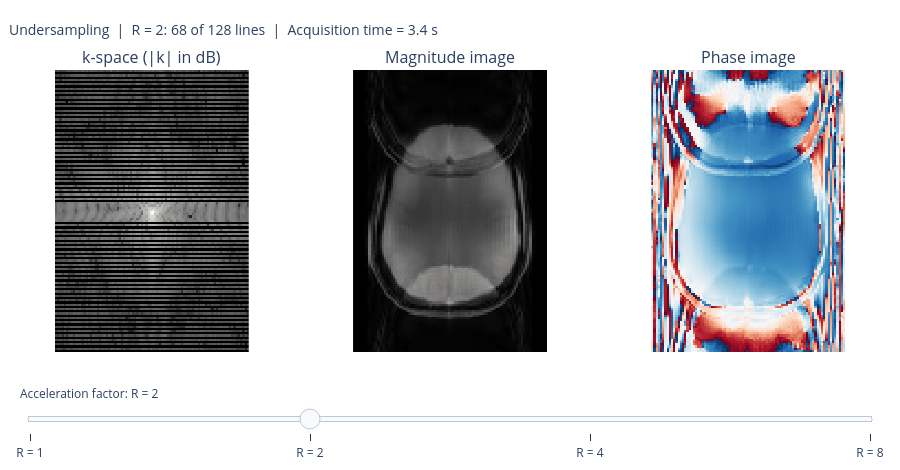

The notebook cell saved with this chart:
### Code cell
#| label: figUndersampling
# Undersampling of the real k-space: one line in R + fully sampled centre (ACS), zero-filled
kspace = np.load("../data/kspace_combined.npy")
ny, nx = kspace.shape
TR = 0.05                                     # s, one ky line per TR
N_ACS = max(8, ny // 16)                      # central lines always acquired (ACS)
Rs, DEFAULT = [1, 2, 4, 8], 1                 # slider values, index shown first

def k2i(k):
    return np.fft.fftshift(np.fft.ifft2(np.fft.ifftshift(k)))

def sampling_lines(R=1):
    """Keep one ky line in R, plus the ACS block at the centre."""
    if R == 1:
        return np.arange(ny)
    regular = np.arange((ny // 2) % R, ny, R)
    center = np.arange(ny // 2 - N_ACS // 2, ny // 2 + N_ACS // 2)
    return np.union1d(regular, center)

# Fixed display windows, so all R are shown on the same scale
kabs_max = np.abs(kspace).max()
vmax = np.abs(k2i(kspace)).max()
K_DB_MIN = max(-127, int(np.floor(20 * np.log10(np.abs(kspace)[np.abs(kspace) > 0].min() / kabs_max))))

def kspace_db(k):
    with np.errstate(divide="ignore"):
        db = 20 * np.log10(np.abs(k) / kabs_max)
    return np.clip(np.nan_to_num(db, neginf=-128), -128, 0).round().astype(np.int8)

# Light web page: images shown at <= 128 px; k-space keeps every ky line so skipped lines stay visible
step = max(1, int(np.ceil(max(ny, nx) / 128)))
x_c, y_c = np.arange(0, nx, step), np.arange(0, ny, step)
kx_c, ky_c = np.arange(0, nx, step) - nx // 2, np.arange(ny) - ny // 2

fig = make_subplots(rows=1, cols=3, horizontal_spacing=0.04,
                    subplot_titles=["k-space (|k| in dB)", "Magnitude image", "Phase image"])
titles = []
for i, R in enumerate(Rs):
    lines = sampling_lines(R)
    k = np.zeros_like(kspace)
    k[lines] = kspace[lines]                  # zero-filling: skipped lines stay at 0
    img = k2i(k)
    show = (i == DEFAULT)
    fig.add_trace(go.Heatmap(z=kspace_db(k)[:, ::step], x=kx_c, y=ky_c, colorscale="gray",
                             zmin=K_DB_MIN, zmax=0, showscale=False, visible=show,
                             hovertemplate="kx = %{x}, ky = %{y}<br>|k| = %{z} dB<extra></extra>"), 1, 1)
    fig.add_trace(go.Heatmap(z=np.round(100 * np.abs(img[::step, ::step]) / vmax).astype(np.uint8),
                             x=x_c, y=y_c, colorscale="gray", zmin=0, zmax=100, showscale=False,
                             visible=show,
                             hovertemplate="x = %{x}, y = %{y}<br>magnitude = %{z} % of max<extra></extra>"), 1, 2)
    fig.add_trace(go.Heatmap(z=np.round(np.degrees(np.angle(img[::step, ::step]))).astype(np.int16),
                             x=x_c, y=y_c, colorscale="RdBu_r", zmin=-180, zmax=180, showscale=False,
                             visible=show,
                             hovertemplate="x = %{x}, y = %{y}<br>phase = %{z}°<extra></extra>"), 1, 3)
    titles.append(f"Undersampling  |  R = {R}: {len(lines)} of {ny} lines  |  "
                  f"Acquisition time = {len(lines) * TR:.1f} s")

steps = []
for i, R in enumerate(Rs):
    vis = [False] * len(fig.data)
    vis[3 * i:3 * i + 3] = [True] * 3
    steps.append(dict(method="update", label=f"R = {R}",
                      args=[{"visible": vis}, {"title.text": titles[i]}]))

fig.update_xaxes(showticklabels=False, showgrid=False, constrain="domain")
for c, ax in zip([1, 2, 3], ["x", "x2", "x3"]):
    fig.update_yaxes(showticklabels=False, showgrid=False, autorange="reversed",
                     constrain="domain", scaleanchor=ax, row=1, col=c)
fig.update_layout(title=dict(text=titles[DEFAULT], font=dict(size=14), x=0.01),
                  sliders=[dict(active=DEFAULT, steps=steps, pad={"t": 30},
                                currentvalue={"prefix": "Acceleration factor: "})],
                  template="plotly_white", height=470, margin=dict(l=20, r=20, t=70, b=20))
fig

### Figure 1 — Plotly figure (JSON) as saved in the notebook; plotly's stock layout.template omitted (floating-point values rounded to 4 significant figures; data arrays with more than 128 entries replaced by an {"elided": "..."} marker saying what was removed)
{"data": [{"colorscale": [[0, "rgb(0, 0, 0)"], [0.09091, "rgb(16, 16, 16)"], [0.1818, "rgb(38, 38, 38)"], [0.2727, "rgb(59, 59, 59)"], [0.3636, "rgb(81, 80, 80)"], [0.4545, "rgb(102, 101, 101)"], [0.5455, "rgb(124, 123, 122)"], [0.6364, "rgb(146, 146, 145)"], [0.7273, "rgb(171, 171, 170)"], [0.8182, "rgb(197, 197, 195)"], [0.9091, "rgb(224, 224, 223)"], [1, "rgb(254, 254, 253)"]], "hovertemplate": "kx = %{x}, ky = %{y}<br>|k| = %{z} dB<extra></extra>", "showscale": false, "type": "heatmap", "visible": false, "x": [-44, -43, -42, -41, -40, -39, -38, -37, -36, -35, -34, -33, -32, -31, -30, -29, -28, -27, -26, -25, -24, -23, -22, -21, -20, -19, -18, -17, -16, -15, -14, -13, -12, -11, -10, -9, -8, -7, -6, -5, -4, -3, -2, -1, 0, 1, 2, 3, 4, 5, 6, 7, 8, 9, 10, 11, 12, 13, 14, 15, 16, 17, 18, 19, 20, 21, 22, 23, 24, 25, 26, 27, 28, 29, 30, 31, 32, 33, 34, 35, 36, 37, 38, 39, 40, 41, 42, 43], "xaxis": "x", "y": [-64, -63, -62, -61, -60, -59, -58, -57, -56, -55, -54, -53, -52, -51, -50, -49, -48, -47, -46, -45, -44, -43, -42, -41, -40, -39, -38, -37, -36, -35, -34, -33, -32, -31, -30, -29, -28, -27, -26, -25, -24, -23, -22, -21, -20, -19, -18, -17, -16, -15, -14, -13, -12, -11, -10, -9, -8, -7, -6, -5, -4, -3, -2, -1, 0, 1, 2, 3, 4, 5, 6, 7, 8, 9, 10, 11, 12, 13, 14, 15, 16, 17, 18, 19, 20, 21, 22, 23, 24, 25, 26, 27, 28, 29, 30, 31, 32, 33, 34, 35, 36, 37, 38, 39, 40, 41, 42, 43, 44, 45, 46, 47, 48, 49, 50, 51, 52, 53, 54, 55, 56, 57, 58, 59, 60, 61, 62, 63], "yaxis": "y", "z": {"elided": "128x88 int values"}, "zmax": 0, "zmin": -90}, {"colorscale": [[0, "rgb(0, 0, 0)"], [0.09091, "rgb(16, 16, 16)"], [0.1818, "rgb(38, 38, 38)"], [0.2727, "rgb(59, 59, 59)"], [0.3636, "rgb(81, 80, 80)"], [0.4545, "rgb(102, 101, 101)"], [0.5455, "rgb(124, 123, 122)"], [0.6364, "rgb(146, 146, 145)"], [0.7273, "rgb(171, 171, 170)"], [0.8182, "rgb(197, 197, 195)"], [0.9091, "rgb(224, 224, 223)"], [1, "rgb(254, 254, 253)"]], "hovertemplate": "x = %{x}, y = %{y}<br>magnitude = %{z} % of max<extra></extra>", "showscale": false, "type": "heatmap", "visible": false, "x": [0, 1, 2, 3, 4, 5, 6, 7, 8, 9, 10, 11, 12, 13, 14, 15, 16, 17, 18, 19, 20, 21, 22, 23, 24, 25, 26, 27, 28, 29, 30, 31, 32, 33, 34, 35, 36, 37, 38, 39, 40, 41, 42, 43, 44, 45, 46, 47, 48, 49, 50, 51, 52, 53, 54, 55, 56, 57, 58, 59, 60, 61, 62, 63, 64, 65, 66, 67, 68, 69, 70, 71, 72, 73, 74, 75, 76, 77, 78, 79, 80, 81, 82, 83, 84, 85, 86, 87], "xaxis": "x2", "y": [0, 1, 2, 3, 4, 5, 6, 7, 8, 9, 10, 11, 12, 13, 14, 15, 16, 17, 18, 19, 20, 21, 22, 23, 24, 25, 26, 27, 28, 29, 30, 31, 32, 33, 34, 35, 36, 37, 38, 39, 40, 41, 42, 43, 44, 45, 46, 47, 48, 49, 50, 51, 52, 53, 54, 55, 56, 57, 58, 59, 60, 61, 62, 63, 64, 65, 66, 67, 68, 69, 70, 71, 72, 73, 74, 75, 76, 77, 78, 79, 80, 81, 82, 83, 84, 85, 86, 87, 88, 89, 90, 91, 92, 93, 94, 95, 96, 97, 98, 99, 100, 101, 102, 103, 104, 105, 106, 107, 108, 109, 110, 111, 112, 113, 114, 115, 116, 117, 118, 119, 120, 121, 122, 123, 124, 125, 126, 127], "yaxis": "y2", "z": {"elided": "128x88 int values"}, "zmax": 100, "zmin": 0}, {"colorscale": [[0, "rgb(5,48,97)"], [0.1, "rgb(33,102,172)"], [0.2, "rgb(67,147,195)"], [0.3, "rgb(146,197,222)"], [0.4, "rgb(209,229,240)"], [0.5, "rgb(247,247,247)"], [0.6, "rgb(253,219,199)"], [0.7, "rgb(244,165,130)"], [0.8, "rgb(214,96,77)"], [0.9, "rgb(178,24,43)"], [1, "rgb(103,0,31)"]], "hovertemplate": "x = %{x}, y = %{y}<br>phase = %{z}°<extra></extra>", "showscale": false, "type": "heatmap", "visible": false, "x": [0, 1, 2, 3, 4, 5, 6, 7, 8, 9, 10, 11, 12, 13, 14, 15, 16, 17, 18, 19, 20, 21, 22, 23, 24, 25, 26, 27, 28, 29, 30, 31, 32, 33, 34, 35, 36, 37, 38, 39, 40, 41, 42, 43, 44, 45, 46, 47, 48, 49, 50, 51, 52, 53, 54, 55, 56, 57, 58, 59, 60, 61, 62, 63, 64, 65, 66, 67, 68, 69, 70, 71, 72, 73, 74, 75, 76, 77, 78, 79, 80, 81, 82, 83, 84, 85, 86, 87], "xaxis": "x3", "y": [0, 1, 2, 3, 4, 5, 6, 7, 8, 9, 10, 11, 12, 13, 14, 15, 16, 17, 18, 19, 20, 21, 22, 23, 24, 25, 26, 27, 28, 29, 30, 31, 32, 33, 34, 35, 36, 37, 38, 39, 40, 41, 42, 43, 44, 45, 46, 47, 48, 49, 50, 51, 52, 53, 54, 55, 56, 57, 58, 59, 60, 61, 62, 63, 64, 65, 66, 67, 68, 69, 70, 71, 72, 73, 74, 75, 76, 77, 78, 79, 80, 81, 82, 83, 84, 85, 86, 87, 88, 89, 90, 91, 92, 93, 94, 95, 96, 97, 98, 99, 100, 101, 102, 103, 104, 105, 106, 107, 108, 109, 110, 111, 112, 113, 114, 115, 116, 117, 118, 119, 120, 121, 122, 123, 124, 125, 126, 127], "yaxis": "y3", "z": {"elided": "128x88 int values"}, "zmax": 180, "zmin": -180}, {"colorscale": [[0, "rgb(0, 0, 0)"], [0.09091, "rgb(16, 16, 16)"], [0.1818, "rgb(38, 38, 38)"], [0.2727, "rgb(59, 59, 59)"], [0.3636, "rgb(81, 80, 80)"], [0.4545, "rgb(102, 101, 101)"], [0.5455, "rgb(124, 123, 122)"], [0.6364, "rgb(146, 146, 145)"], [0.7273, "rgb(171, 171, 170)"], [0.8182, "rgb(197, 197, 195)"], [0.9091, "rgb(224, 224, 223)"], [1, "rgb(254, 254, 253)"]], "hovertemplate": "kx = %{x}, ky = %{y}<br>|k| = %{z} dB<extra></extra>", "showscale": false, "type": "heatmap", "visible": true, "x": [-44, -43, -42, -41, -40, -39, -38, -37, -36, -35, -34, -33, -32, -31, -30, -29, -28, -27, -26, -25, -24, -23, -22, -21, -20, -19, -18, -17, -16, -15, -14, -13, -12, -11, -10, -9, -8, -7, -6, -5, -4, -3, -2, -1, 0, 1, 2, 3, 4, 5, 6, 7, 8, 9, 10, 11, 12, 13, 14, 15, 16, 17, 18, 19, 20, 21, 22, 23, 24, 25, 26, 27, 28, 29, 30, 31, 32, 33, 34, 35, 36, 37, 38, 39, 40, 41, 42, 43], "xaxis": "x", "y": [-64, -63, -62, -61, -60, -59, -58, -57, -56, -55, -54, -53, -52, -51, -50, -49, -48, -47, -46, -45, -44, -43, -42, -41, -40, -39, -38, -37, -36, -35, -34, -33, -32, -31, -30, -29, -28, -27, -26, -25, -24, -23, -22, -21, -20, -19, -18, -17, -16, -15, -14, -13, -12, -11, -10, -9, -8, -7, -6, -5, -4, -3, -2, -1, 0, 1, 2, 3, 4, 5, 6, 7, 8, 9, 10, 11, 12, 13, 14, 15, 16, 17, 18, 19, 20, 21, 22, 23, 24, 25, 26, 27, 28, 29, 30, 31, 32, 33, 34, 35, 36, 37, 38, 39, 40, 41, 42, 43, 44, 45, 46, 47, 48, 49, 50, 51, 52, 53, 54, 55, 56, 57, 58, 59, 60, 61, 62, 63], "yaxis": "y", "z": {"elided": "128x88 int values"}, "zmax": 0, "zmin": -90}, {"colorscale": [[0, "rgb(0, 0, 0)"], [0.09091, "rgb(16, 16, 16)"], [0.1818, "rgb(38, 38, 38)"], [0.2727, "rgb(59, 59, 59)"], [0.3636, "rgb(81, 80, 80)"], [0.4545, "rgb(102, 101, 101)"], [0.5455, "rgb(124, 123, 122)"], [0.6364, "rgb(146, 146, 145)"], [0.7273, "rgb(171, 171, 170)"], [0.8182, "rgb(197, 197, 195)"], [0.9091, "rgb(224, 224, 223)"], [1, "rgb(254, 254, 253)"]], "hovertemplate": "x = %{x}, y = %{y}<br>magnitude = %{z} % of max<extra></extra>", "showscale": false, "type": "heatmap", "visible": true, "x": [0, 1, 2, 3, 4, 5, 6, 7, 8, 9, 10, 11, 12, 13, 14, 15, 16, 17, 18, 19, 20, 21, 22, 23, 24, 25, 26, 27, 28, 29, 30, 31, 32, 33, 34, 35, 36, 37, 38, 39, 40, 41, 42, 43, 44, 45, 46, 47, 48, 49, 50, 51, 52, 53, 54, 55, 56, 57, 58, 59, 60, 61, 62, 63, 64, 65, 66, 67, 68, 69, 70, 71, 72, 73, 74, 75, 76, 77, 78, 79, 80, 81, 82, 83, 84, 85, 86, 87], "xaxis": "x2", "y": [0, 1, 2, 3, 4, 5, 6, 7, 8, 9, 10, 11, 12, 13, 14, 15, 16, 17, 18, 19, 20, 21, 22, 23, 24, 25, 26, 27, 28, 29, 30, 31, 32, 33, 34, 35, 36, 37, 38, 39, 40, 41, 42, 43, 44, 45, 46, 47, 48, 49, 50, 51, 52, 53, 54, 55, 56, 57, 58, 59, 60, 61, 62, 63, 64, 65, 66, 67, 68, 69, 70, 71, 72, 73, 74, 75, 76, 77, 78, 79, 80, 81, 82, 83, 84, 85, 86, 87, 88, 89, 90, 91, 92, 93, 94, 95, 96, 97, 98, 99, 100, 101, 102, 103, 104, 105, 106, 107, 108, 109, 110, 111, 112, 113, 114, 115, 116, 117, 118, 119, 120, 121, 122, 123, 124, 125, 126, 127], "yaxis": "y2", "z": {"elided": "128x88 int values"}, "zmax": 100, "zmin": 0}, {"colorscale": [[0, "rgb(5,48,97)"], [0.1, "rgb(33,102,172)"], [0.2, "rgb(67,147,195)"], [0.3, "rgb(146,197,222)"], [0.4, "rgb(209,229,240)"], [0.5, "rgb(247,247,247)"], [0.6, "rgb(253,219,199)"], [0.7, "rgb(244,165,130)"], [0.8, "rgb(214,96,77)"], [0.9, "rgb(178,24,43)"], [1, "rgb(103,0,31)"]], "hovertemplate": "x = %{x}, y = %{y}<br>phase = %{z}°<extra></extra>", "showscale": false, "type": "heatmap", "visible": true, "x": [0, 1, 2, 3, 4, 5, 6, 7, 8, 9, 10, 11, 12, 13, 14, 15, 16, 17, 18, 19, 20, 21, 22, 23, 24, 25, 26, 27, 28, 29, 30, 31, 32, 33, 34, 35, 36, 37, 38, 39, 40, 41, 42, 43, 44, 45, 46, 47, 48, 49, 50, 51, 52, 53, 54, 55, 56, 57, 58, 59, 60, 61, 62, 63, 64, 65, 66, 67, 68, 69, 70, 71, 72, 73, 74, 75, 76, 77, 78, 79, 80, 81, 82, 83, 84, 85, 86, 87], "xaxis": "x3", "y": [0, 1, 2, 3, 4, 5, 6, 7, 8, 9, 10, 11, 12, 13, 14, 15, 16, 17, 18, 19, 20, 21, 22, 23, 24, 25, 26, 27, 28, 29, 30, 31, 32, 33, 34, 35, 36, 37, 38, 39, 40, 41, 42, 43, 44, 45, 46, 47, 48, 49, 50, 51, 52, 53, 54, 55, 56, 57, 58, 59, 60, 61, 62, 63, 64, 65, 66, 67, 68, 69, 70, 71, 72, 73, 74, 75, 76, 77, 78, 79, 80, 81, 82, 83, 84, 85, 86, 87, 88, 89, 90, 91, 92, 93, 94, 95, 96, 97, 98, 99, 100, 101, 102, 103, 104, 105, 106, 107, 108, 109, 110, 111, 112, 113, 114, 115, 116, 117, 118, 119, 120, 121, 122, 123, 124, 125, 126, 127], "yaxis": "y3", "z": {"elided": "128x88 int values"}, "zmax": 180, "zmin": -180}, {"colorscale": [[0, "rgb(0, 0, 0)"], [0.09091, "rgb(16, 16, 16)"], [0.1818, "rgb(38, 38, 38)"], [0.2727, "rgb(59, 59, 59)"], [0.3636, "rgb(81, 80, 80)"], [0.4545, "rgb(102, 101, 101)"], [0.5455, "rgb(124, 123, 122)"], [0.6364, "rgb(146, 146, 145)"], [0.7273, "rgb(171, 171, 170)"], [0.8182, "rgb(197, 197, 195)"], [0.9091, "rgb(224, 224, 223)"], [1, "rgb(254, 254, 253)"]], "hovertemplate": "kx = %{x}, ky = %{y}<br>|k| = %{z} dB<extra></extra>", "showscale": false, "type": "heatmap", "visible": false, "x": [-44, -43, -42, -41, -40, -39, -38, -37, -36, -35, -34, -33, -32, -31, -30, -29, -28, -27, -26, -25, -24, -23, -22, -21, -20, -19, -18, -17, -16, -15, -14, -13, -12, -11, -10, -9, -8, -7, -6, -5, -4, -3, -2, -1, 0, 1, 2, 3, 4, 5, 6, 7, 8, 9, 10, 11, 12, 13, 14, 15, 16, 17, 18, 19, 20, 21, 22, 23, 24, 25, 26, 27, 28, 29, 30, 31, 32, 33, 34, 35, 36, 37, 38, 39, 40, 41, 42, 43], "xaxis": "x", "y": [-64, -63, -62, -61, -60, -59, -58, -57, -56, -55, -54, -53, -52, -51, -50, -49, -48, -47, -46, -45, -44, -43, -42, -41, -40, -39, -38, -37, -36, -35, -34, -33, -32, -31, -30, -29, -28, -27, -26, -25, -24, -23, -22, -21, -20, -19, -18, -17, -16, -15, -14, -13, -12, -11, -10, -9, -8, -7, -6, -5, -4, -3, -2, -1, 0, 1, 2, 3, 4, 5, 6, 7, 8, 9, 10, 11, 12, 13, 14, 15, 16, 17, 18, 19, 20, 21, 22, 23, 24, 25, 26, 27, 28, 29, 30, 31, 32, 33, 34, 35, 36, 37, 38, 39, 40, 41, 42, 43, 44, 45, 46, 47, 48, 49, 50, 51, 52, 53, 54, 55, 56, 57, 58, 59, 60, 61, 62, 63], "yaxis": "y", "z": {"elided": "128x88 int values"}, "zmax": 0, "zmin": -90}, {"colorscale": [[0, "rgb(0, 0, 0)"], [0.09091, "rgb(16, 16, 16)"], [0.1818, "rgb(38, 38, 38)"], [0.2727, "rgb(59, 59, 59)"], [0.3636, "rgb(81, 80, 80)"], [0.4545, "rgb(102, 101, 101)"], [0.5455, "rgb(124, 123, 122)"], [0.6364, "rgb(146, 146, 145)"], [0.7273, "rgb(171, 171, 170)"], [0.8182, "rgb(197, 197, 195)"], [0.9091, "rgb(224, 224, 223)"], [1, "rgb(254, 254, 253)"]], "hovertemplate": "x = %{x}, y = %{y}<br>magnitude = %{z} % of max<extra></extra>", "showscale": false, "type": "heatmap", "visible": false, "x": [0, 1, 2, 3, 4, 5, 6, 7, 8, 9, 10, 11, 12, 13, 14, 15, 16, 17, 18, 19, 20, 21, 22, 23, 24, 25, 26, 27, 28, 29, 30, 31, 32, 33, 34, 35, 36, 37, 38, 39, 40, 41, 42, 43, 44, 45, 46, 47, 48, 49, 50, 51, 52, 53, 54, 55, 56, 57, 58, 59, 60, 61, 62, 63, 64, 65, 66, 67, 68, 69, 70, 71, 72, 73, 74, 75, 76, 77, 78, 79, 80, 81, 82, 83, 84, 85, 86, 87], "xaxis": "x2", "y": [0, 1, 2, 3, 4, 5, 6, 7, 8, 9, 10, 11, 12, 13, 14, 15, 16, 17, 18, 19, 20, 21, 22, 23, 24, 25, 26, 27, 28, 29, 30, 31, 32, 33, 34, 35, 36, 37, 38, 39, 40, 41, 42, 43, 44, 45, 46, 47, 48, 49, 50, 51, 52, 53, 54, 55, 56, 57, 58, 59, 60, 61, 62, 63, 64, 65, 66, 67, 68, 69, 70, 71, 72, 73, 74, 75, 76, 77, 78, 79, 80, 81, 82, 83, 84, 85, 86, 87, 88, 89, 90, 91, 92, 93, 94, 95, 96, 97, 98, 99, 100, 101, 102, 103, 104, 105, 106, 107, 108, 109, 110, 111, 112, 113, 114, 115, 116, 117, 118, 119, 120, 121, 122, 123, 124, 125, 126, 127], "yaxis": "y2", "z": {"elided": "128x88 int values"}, "zmax": 100, "zmin": 0}, {"colorscale": [[0, "rgb(5,48,97)"], [0.1, "rgb(33,102,172)"], [0.2, "rgb(67,147,195)"], [0.3, "rgb(146,197,222)"], [0.4, "rgb(209,229,240)"], [0.5, "rgb(247,247,247)"], [0.6, "rgb(253,219,199)"], [0.7, "rgb(244,165,130)"], [0.8, "rgb(214,96,77)"], [0.9, "rgb(178,24,43)"], [1, "rgb(103,0,31)"]], "hovertemplate": "x = %{x}, y = %{y}<br>phase = %{z}°<extra></extra>", "showscale": false, "type": "heatmap", "visible": false, "x": [0, 1, 2, 3, 4, 5, 6, 7, 8, 9, 10, 11, 12, 13, 14, 15, 16, 17, 18, 19, 20, 21, 22, 23, 24, 25, 26, 27, 28, 29, 30, 31, 32, 33, 34, 35, 36, 37, 38, 39, 40, 41, 42, 43, 44, 45, 46, 47, 48, 49, 50, 51, 52, 53, 54, 55, 56, 57, 58, 59, 60, 61, 62, 63, 64, 65, 66, 67, 68, 69, 70, 71, 72, 73, 74, 75, 76, 77, 78, 79, 80, 81, 82, 83, 84, 85, 86, 87], "xaxis": "x3", "y": [0, 1, 2, 3, 4, 5, 6, 7, 8, 9, 10, 11, 12, 13, 14, 15, 16, 17, 18, 19, 20, 21, 22, 23, 24, 25, 26, 27, 28, 29, 30, 31, 32, 33, 34, 35, 36, 37, 38, 39, 40, 41, 42, 43, 44, 45, 46, 47, 48, 49, 50, 51, 52, 53, 54, 55, 56, 57, 58, 59, 60, 61, 62, 63, 64, 65, 66, 67, 68, 69, 70, 71, 72, 73, 74, 75, 76, 77, 78, 79, 80, 81, 82, 83, 84, 85, 86, 87, 88, 89, 90, 91, 92, 93, 94, 95, 96, 97, 98, 99, 100, 101, 102, 103, 104, 105, 106, 107, 108, 109, 110, 111, 112, 113, 114, 115, 116, 117, 118, 119, 120, 121, 122, 123, 124, 125, 126, 127], "yaxis": "y3", "z": {"elided": "128x88 int values"}, "zmax": 180, "zmin": -180}, {"colorscale": [[0, "rgb(0, 0, 0)"], [0.09091, "rgb(16, 16, 16)"], [0.1818, "rgb(38, 38, 38)"], [0.2727, "rgb(59, 59, 59)"], [0.3636, "rgb(81, 80, 80)"], [0.4545, "rgb(102, 101, 101)"], [0.5455, "rgb(124, 123, 122)"], [0.6364, "rgb(146, 146, 145)"], [0.7273, "rgb(171, 171, 170)"], [0.8182, "rgb(197, 197, 195)"], [0.9091, "rgb(224, 224, 223)"], [1, "rgb(254, 254, 253)"]], "hovertemplate": "kx = %{x}, ky = %{y}<br>|k| = %{z} dB<extra></extra>", "showscale": false, "type": "heatmap", "visible": false, "x": [-44, -43, -42, -41, -40, -39, -38, -37, -36, -35, -34, -33, -32, -31, -30, -29, -28, -27, -26, -25, -24, -23, -22, -21, -20, -19, -18, -17, -16, -15, -14, -13, -12, -11, -10, -9, -8, -7, -6, -5, -4, -3, -2, -1, 0, 1, 2, 3, 4, 5, 6, 7, 8, 9, 10, 11, 12, 13, 14, 15, 16, 17, 18, 19, 20, 21, 22, 23, 24, 25, 26, 27, 28, 29, 30, 31, 32, 33, 34, 35, 36, 37, 38, 39, 40, 41, 42, 43], "xaxis": "x", "y": [-64, -63, -62, -61, -60, -59, -58, -57, -56, -55, -54, -53, -52, -51, -50, -49, -48, -47, -46, -45, -44, -43, -42, -41, -40, -39, -38, -37, -36, -35, -34, -33, -32, -31, -30, -29, -28, -27, -26, -25, -24, -23, -22, -21, -20, -19, -18, -17, -16, -15, -14, -13, -12, -11, -10, -9, -8, -7, -6, -5, -4, -3, -2, -1, 0, 1, 2, 3, 4, 5, 6, 7, 8, 9, 10, 11, 12, 13, 14, 15, 16, 17, 18, 19, 20, 21, 22, 23, 24, 25, 26, 27, 28, 29, 30, 31, 32, 33, 34, 35, 36, 37, 38, 39, 40, 41, 42, 43, 44, 45, 46, 47, 48, 49, 50, 51, 52, 53, 54, 55, 56, 57, 58, 59, 60, 61, 62, 63], "yaxis": "y", "z": {"elided": "128x88 int values"}, "zmax": 0, "zmin": -90}, {"colorscale": [[0, "rgb(0, 0, 0)"], [0.09091, "rgb(16, 16, 16)"], [0.1818, "rgb(38, 38, 38)"], [0.2727, "rgb(59, 59, 59)"], [0.3636, "rgb(81, 80, 80)"], [0.4545, "rgb(102, 101, 101)"], [0.5455, "rgb(124, 123, 122)"], [0.6364, "rgb(146, 146, 145)"], [0.7273, "rgb(171, 171, 170)"], [0.8182, "rgb(197, 197, 195)"], [0.9091, "rgb(224, 224, 223)"], [1, "rgb(254, 254, 253)"]], "hovertemplate": "x = %{x}, y = %{y}<br>magnitude = %{z} % of max<extra></extra>", "showscale": false, "type": "heatmap", "visible": false, "x": [0, 1, 2, 3, 4, 5, 6, 7, 8, 9, 10, 11, 12, 13, 14, 15, 16, 17, 18, 19, 20, 21, 22, 23, 24, 25, 26, 27, 28, 29, 30, 31, 32, 33, 34, 35, 36, 37, 38, 39, 40, 41, 42, 43, 44, 45, 46, 47, 48, 49, 50, 51, 52, 53, 54, 55, 56, 57, 58, 59, 60, 61, 62, 63, 64, 65, 66, 67, 68, 69, 70, 71, 72, 73, 74, 75, 76, 77, 78, 79, 80, 81, 82, 83, 84, 85, 86, 87], "xaxis": "x2", "y": [0, 1, 2, 3, 4, 5, 6, 7, 8, 9, 10, 11, 12, 13, 14, 15, 16, 17, 18, 19, 20, 21, 22, 23, 24, 25, 26, 27, 28, 29, 30, 31, 32, 33, 34, 35, 36, 37, 38, 39, 40, 41, 42, 43, 44, 45, 46, 47, 48, 49, 50, 51, 52, 53, 54, 55, 56, 57, 58, 59, 60, 61, 62, 63, 64, 65, 66, 67, 68, 69, 70, 71, 72, 73, 74, 75, 76, 77, 78, 79, 80, 81, 82, 83, 84, 85, 86, 87, 88, 89, 90, 91, 92, 93, 94, 95, 96, 97, 98, 99, 100, 101, 102, 103, 104, 105, 106, 107, 108, 109, 110, 111, 112, 113, 114, 115, 116, 117, 118, 119, 120, 121, 122, 123, 124, 125, 126, 127], "yaxis": "y2", "z": {"elided": "128x88 int values"}, "zmax": 100, "zmin": 0}, {"colorscale": [[0, "rgb(5,48,97)"], [0.1, "rgb(33,102,172)"], [0.2, "rgb(67,147,195)"], [0.3, "rgb(146,197,222)"], [0.4, "rgb(209,229,240)"], [0.5, "rgb(247,247,247)"], [0.6, "rgb(253,219,199)"], [0.7, "rgb(244,165,130)"], [0.8, "rgb(214,96,77)"], [0.9, "rgb(178,24,43)"], [1, "rgb(103,0,31)"]], "hovertemplate": "x = %{x}, y = %{y}<br>phase = %{z}°<extra></extra>", "showscale": false, "type": "heatmap", "visible": false, "x": [0, 1, 2, 3, 4, 5, 6, 7, 8, 9, 10, 11, 12, 13, 14, 15, 16, 17, 18, 19, 20, 21, 22, 23, 24, 25, 26, 27, 28, 29, 30, 31, 32, 33, 34, 35, 36, 37, 38, 39, 40, 41, 42, 43, 44, 45, 46, 47, 48, 49, 50, 51, 52, 53, 54, 55, 56, 57, 58, 59, 60, 61, 62, 63, 64, 65, 66, 67, 68, 69, 70, 71, 72, 73, 74, 75, 76, 77, 78, 79, 80, 81, 82, 83, 84, 85, 86, 87], "xaxis": "x3", "y": [0, 1, 2, 3, 4, 5, 6, 7, 8, 9, 10, 11, 12, 13, 14, 15, 16, 17, 18, 19, 20, 21, 22, 23, 24, 25, 26, 27, 28, 29, 30, 31, 32, 33, 34, 35, 36, 37, 38, 39, 40, 41, 42, 43, 44, 45, 46, 47, 48, 49, 50, 51, 52, 53, 54, 55, 56, 57, 58, 59, 60, 61, 62, 63, 64, 65, 66, 67, 68, 69, 70, 71, 72, 73, 74, 75, 76, 77, 78, 79, 80, 81, 82, 83, 84, 85, 86, 87, 88, 89, 90, 91, 92, 93, 94, 95, 96, 97, 98, 99, 100, 101, 102, 103, 104, 105, 106, 107, 108, 109, 110, 111, 112, 113, 114, 115, 116, 117, 118, 119, 120, 121, 122, 123, 124, 125, 126, 127], "yaxis": "y3", "z": {"elided": "128x88 int values"}, "zmax": 180, "zmin": -180}], "layout": {"annotations": [{"font": {"size": 16}, "showarrow": false, "text": "k-space (|k| in dB)", "x": 0.1533, "xanchor": "center", "xref": "paper", "y": 1, "yanchor": "bottom", "yref": "paper"}, {"font": {"size": 16}, "showarrow": false, "text": "Magnitude image", "x": 0.5, "xanchor": "center", "xref": "paper", "y": 1, "yanchor": "bottom", "yref": "paper"}, {"font": {"size": 16}, "showarrow": false, "text": "Phase image", "x": 0.8467, "xanchor": "center", "xref": "paper", "y": 1, "yanchor": "bottom", "yref": "paper"}], "height": 470, "margin": {"b": 20, "l": 20, "r": 20, "t": 70}, "sliders": [{"active": 1, "currentvalue": {"prefix": "Acceleration factor: "}, "pad": {"t": 30}, "steps": [{"args": [{"visible": [true, true, true, false, false, false, false, false, false, false, false, false]}, {"title.text": "Undersampling  |  R = 1: 128 of 128 lines  |  Acquisition time = 6.4 s"}], "label": "R = 1", "method": "update"}, {"args": [{"visible": [false, false, false, true, true, true, false, false, false, false, false, false]}, {"title.text": "Undersampling  |  R = 2: 68 of 128 lines  |  Acquisition time = 3.4 s"}], "label": "R = 2", "method": "update"}, {"args": [{"visible": [false, false, false, false, false, false, true, true, true, false, false, false]}, {"title.text": "Undersampling  |  R = 4: 38 of 128 lines  |  Acquisition time = 1.9 s"}], "label": "R = 4", "method": "update"}, {"args": [{"visible": [false, false, false, false, false, false, false, false, false, true, true, true]}, {"title.text": "Undersampling  |  R = 8: 23 of 128 lines  |  Acquisition time = 1.2 s"}], "label": "R = 8", "method": "update"}]}], "title": {"font": {"size": 14}, "text": "Undersampling  |  R = 2: 68 of 128 lines  |  Acquisition time = 3.4 s", "x": 0.01}, "xaxis": {"anchor": "y", "constrain": "domain", "domain": [0, 0.3067], "showgrid": false, "showticklabels": false}, "xaxis2": {"anchor": "y2", "constrain": "domain", "domain": [0.3467, 0.6533], "showgrid": false, "showticklabels": false}, "xaxis3": {"anchor": "y3", "constrain": "domain", "domain": [0.6933, 1], "showgrid": false, "showticklabels": false}, "yaxis": {"anchor": "x", "autorange": "reversed", "constrain": "domain", "domain": [0, 1], "scaleanchor": "x", "showgrid": false, "showticklabels": false}, "yaxis2": {"anchor": "x2", "autorange": "reversed", "constrain": "domain", "domain": [0, 1], "scaleanchor": "x2", "showgrid": false, "showticklabels": false}, "yaxis3": {"anchor": "x3", "autorange": "reversed", "constrain": "domain", "domain": [0, 1], "scaleanchor": "x3", "showgrid": false, "showticklabels": false}}}
